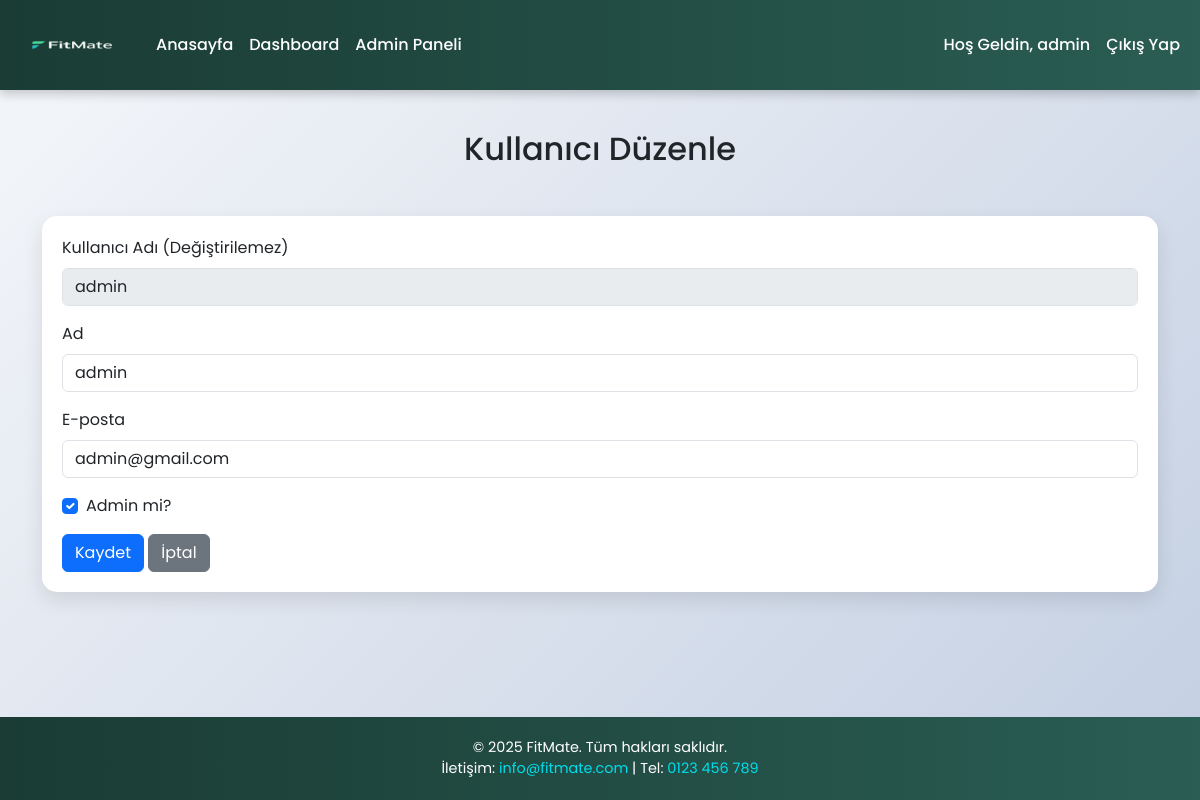
/edit_user.php?id=8 (signed in), run on the app's committed database.
### tables this page shows
CREATE TABLE IF NOT EXISTS `users` (
  `id` int NOT NULL AUTO_INCREMENT,
  `username` varchar(50) NOT NULL,
  `password` varchar(255) NOT NULL,
  `email` varchar(100) NOT NULL,
  `height` float NOT NULL,
  `weight` float NOT NULL,
  `bmi` float DEFAULT NULL,
  `fitness_goal` varchar(50) DEFAULT NULL,
  `experience_level` varchar(50) DEFAULT NULL,
  `preferred_exercises` varchar(50) DEFAULT NULL,
  `workout_days` int DEFAULT NULL,
  `workout_duration` int DEFAULT NULL,
  `target_weight` float DEFAULT NULL,
  `target_set_date` date DEFAULT NULL,
  `target_achieved_date` date DEFAULT NULL,
  `show_name_in_success` tinyint(1) DEFAULT '0',
  `show_username_in_success` tinyint(1) DEFAULT '0',
  `name` varchar(255) DEFAULT NULL,
  `is_admin` tinyint(1) DEFAULT '0',
  PRIMARY KEY (`id`),
  UNIQUE KEY `username` (`username`),
  UNIQUE KEY `email` (`email`)
);

### edit_user.php (the view, shortened to what this page needs)
<?php
$servername = "localhost";
$username = "root";
$password = "";
$dbname = "fitness_db";
$conn = new mysqli($servername, $username, $password, $dbname);
$user_id = $_GET['id'];
$stmt = $conn->prepare("SELECT id, username, name, email, is_admin FROM users WHERE id = ?");
$stmt->bind_param("i", $user_id);
$stmt->execute();
$result = $stmt->get_result();
$edit_user = $result->fetch_assoc();
?>
<!DOCTYPE html>
<html lang="tr">
<head>
    <link href="https://cdn.jsdelivr.net/npm/bootstrap@5.3.0/dist/css/bootstrap.min.css" rel="stylesheet">
    <link rel="stylesheet" href="https://cdnjs.cloudflare.com/ajax/libs/font-awesome/6.4.0/css/all.min.css">
</head>
<body>
    <nav class="navbar navbar-expand-lg navbar-dark">
        <div class="container-fluid">
            <a class="navbar-brand" href="index.php">
                <img src="images/logo2.png" alt="Fitness App Logo" class="navbar-logo">
            </a>
            <div class="collapse navbar-collapse" id="navbarNav">
                <ul class="navbar-nav me-auto">
                    <li class="nav-item">
                        <a class="nav-link" href="index.php">Anasayfa</a>
                    </li>
                    <li class="nav-item">
                        <a class="nav-link" href="dashboard.php">Dashboard</a>
                    </li>
                    <li class="nav-item">
                        <a class="nav-link active" href="admin.php">Admin Paneli</a>
                    </li>
                </ul>
                <ul class="navbar-nav">
                    <li class="nav-item">
                        <a class="nav-link" href="dashboard.php">Hoş Geldin, <?php echo htmlspecialchars($_SESSION['username']); ?></a>
                    </li>
                    <li class="nav-item">
                        <a class="nav-link" href="logout.php">Çıkış Yap</a>
                    </li>
                </ul>
            </div>
        </div>
    </nav>
    <div class="content">
        <section class="admin-section">
            <div class="container">
                <h2 class="text-center mb-5">Kullanıcı Düzenle</h2>
                <div class="admin-card">
                    <form method="POST">
                        <div class="mb-3">
                            <label for="username" class="form-label">Kullanıcı Adı (Değiştirilemez)</label>
                            <input type="text" class="form-control" id="username" value="<?php echo htmlspecialchars($edit_user['username']); ?>" disabled>
                        </div>
                        <div class="mb-3">
                            <label for="name" class="form-label">Ad</label>
                            <input type="text" class="form-control" id="name" name="name" value="<?php echo htmlspecialchars($edit_user['name'] ?? ''); ?>">
                        </div>
                        <div class="mb-3">
                            <label for="email" class="form-label">E-posta</label>
                            <input type="email" class="form-control" id="email" name="email" value="<?php echo htmlspecialchars($edit_user['email'] ?? ''); ?>">
                        </div>
                        <div class="mb-3 form-check">
                            <input type="checkbox" class="form-check-input" id="is_admin" name="is_admin" <?php echo $edit_user['is_admin'] ? 'checked' : ''; ?>>
                            <label class="form-check-label" for="is_admin">Admin mi?</label>
                        </div>
                        <button type="submit" class="btn btn-primary">Kaydet</button>
                        <a href="admin.php" class="btn btn-secondary">İptal</a>
                    </form>
                </div>
            </div>
        </section>
    </div>
    <footer class="text-center">
        <div class="container">
            <p class="mb-0">© 2025 FitMate. Tüm hakları saklıdır.</p>
            <p class="mb-0">İletişim: <a href="mailto:info@fitmate.com">info@fitmate.com</a> | Tel: <a href="tel:0123456789">0123 456 789</a></p>
        </div>
    </footer>
</body>
</html>

### edit_user.php (style rules this page uses)
html, body { margin: 0; font-family: 'Poppins', sans-serif; background: linear-gradient(135deg, #f5f7fa 0%, #c3cfe2 100%); min-height: 100vh; }
body { display: flex; flex-direction: column; }
.content { flex: 1 0 auto; padding-bottom: 60px; }
footer { flex-shrink: 0; width: 100%; }
.navbar { background: linear-gradient(90deg, #1a3c34 0%, #2a5d53 100%); box-shadow: 0 4px 10px rgba(0, 0, 0, 0.2); padding: 10px 0; position: sticky; top: 0; z-index: 1000; }
.navbar-logo { height: 60px; width: auto; max-width: 250px; transition: transform 0.3s ease; }
.nav-link { color: #fff !important; font-weight: 500; transition: color 0.3s ease; }
.admin-section { padding: 40px 0; }
.admin-card { border: none; border-radius: 15px; box-shadow: 0 8px 20px rgba(0, 0, 0, 0.1); background: #fff; padding: 20px; }
footer { background: linear-gradient(90deg, #1a3c34 0%, #2a5d53 100%); color: white; padding: 20px 0; font-size: 0.9rem; }
footer a { color: #00ddeb; text-decoration: none; }

### data on the page
users: username "admin", name "admin", email "admin@gmail.com", is_admin "☑"

### other printed values
$_SESSION['username'] "admin"
